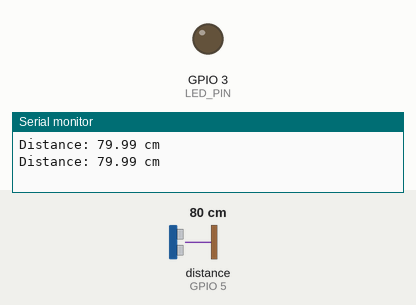
The sketch below on a simulated ESP32. Parts: output pins drawn as LEDs (lit = HIGH), the last lines printed to the serial monitor. Wiring (inferred from the names in the program): ultrasonic range finder: trigger GPIO 4; echo GPIO 5. The test bench sets the inputs (shaded band); at power-on: distance to the obstacle (sensor on GPIO 5) 80 cm. The echo pulse lasts 58.3 µs per cm; WiFi joins after 1.5 s; servers stay silent unless stated; pins used as bus, display or sensor lines are not drawn.

Above: at 2.7 s.
2.8 s: distance to the obstacle (sensor on GPIO 5) set to 23 cm
4.7 s: distance to the obstacle (sensor on GPIO 5) set to 18 cm
At 6.0 s:
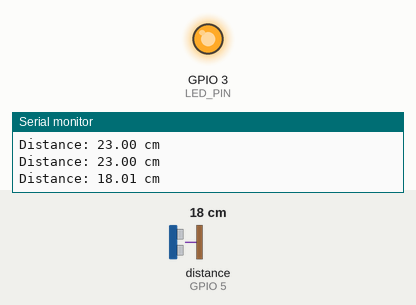
7.0 s: distance to the obstacle (sensor on GPIO 5) set to 35 cm
At 8.7 s:
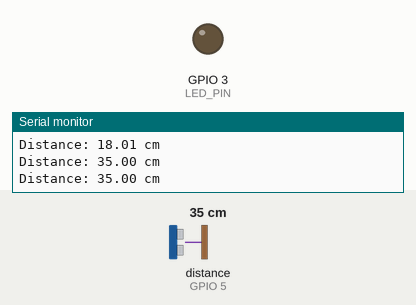
9.0 s: distance to the obstacle (sensor on GPIO 5) set to 2 cm
At 10.6 s:
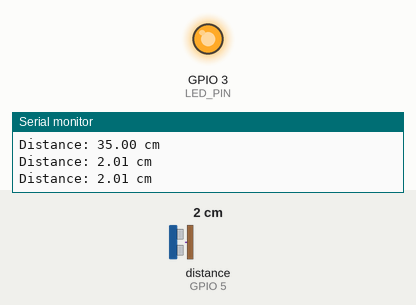
Timing chart, 0 to 12.0 s (numbered marks = the images above; inputs shaded):
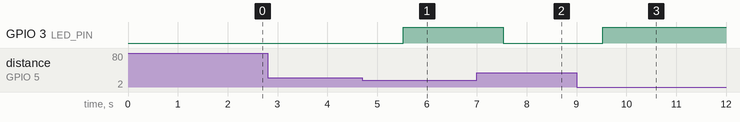

Measured:
- the behaviour switches between 21 and 20 cm on distance to the obstacle (sensor on GPIO 5) (found by bisection; images 0 and 1)
- after the input at 4.7 s, GPIO 3 (LED_PIN): LOW → HIGH after 0.82 s
- after the input at 7.0 s, GPIO 3 (LED_PIN): HIGH → LOW after 0.53 s
- after the input at 9.0 s, GPIO 3 (LED_PIN): LOW → HIGH after 0.53 s

The sketch:

ESP32_DistanceSensor.ino
```cpp
#include "arduino_secrets.h"
#include "thingProperties.h"

#define TRIG_PIN 4
#define ECHO_PIN 5
#define LED_PIN 3

void setup() {
  Serial.begin(115200);
  delay(1500);

  pinMode(TRIG_PIN, OUTPUT);
  pinMode(ECHO_PIN, INPUT);
  pinMode(LED_PIN, OUTPUT);

  initProperties();
  ArduinoCloud.begin(ArduinoIoTPreferredConnection);

  setDebugMessageLevel(2);
  ArduinoCloud.printDebugInfo();
}

void loop() {
  ArduinoCloud.update();

  long duration = readDuration();
  durationUs = duration;

  if (duration == 0) {
    distanceCm = -1;
    ledState = false;
    digitalWrite(LED_PIN, LOW);
  } else {
    float distance = duration * 0.0343 / 2;
    distanceCm = distance;

    if (distance < 20) {
      digitalWrite(LED_PIN, HIGH);
      ledState = true;
    } else {
      digitalWrite(LED_PIN, LOW);
      ledState = false;
    }
  }

  Serial.print("Distance: ");
  Serial.print(distanceCm);
  Serial.println(" cm");

  delay(1000);
}

long readDuration() {
  digitalWrite(TRIG_PIN, LOW);
  delayMicroseconds(2);

  digitalWrite(TRIG_PIN, HIGH);
  delayMicroseconds(10);
  digitalWrite(TRIG_PIN, LOW);

  return pulseIn(ECHO_PIN, HIGH, 30000);
}
```

arduino_secrets.h
```cpp
#define SECRET_DEVICE_KEY ""
#define SECRET_OPTIONAL_PASS ""
#define SECRET_SSID ""
```

thingProperties.h
```cpp
// Code generated by Arduino IoT Cloud, DO NOT EDIT.

#include <ArduinoIoTCloud.h>
#include <Arduino_ConnectionHandler.h>

const char DEVICE_LOGIN_NAME[]  = "9412d6e5-700f-4fe5-9ac7-1520c97219a0";

const char SSID[]               = SECRET_SSID;    // Network SSID (name)
const char PASS[]               = SECRET_OPTIONAL_PASS;    // Network password (use for WPA, or use as key for WEP)
const char DEVICE_KEY[]  = SECRET_DEVICE_KEY;    // Secret device password


float distanceCm;
float durationUs;
bool ledState;

void initProperties(){

  ArduinoCloud.setBoardId(DEVICE_LOGIN_NAME);
  ArduinoCloud.setSecretDeviceKey(DEVICE_KEY);
  ArduinoCloud.addProperty(distanceCm, READ, ON_CHANGE, NULL);
  ArduinoCloud.addProperty(durationUs, READ, ON_CHANGE, NULL);
  ArduinoCloud.addProperty(ledState, READ, ON_CHANGE, NULL);

}

WiFiConnectionHandler ArduinoIoTPreferredConnection(SSID, PASS);
```
